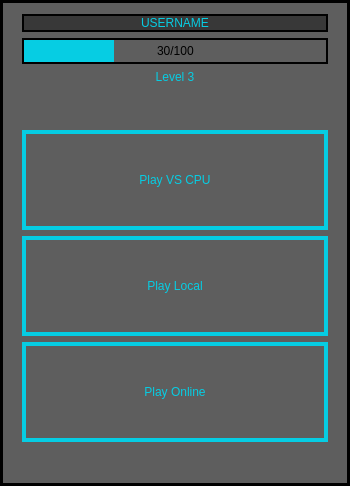
     <widget class="QFrame" name="MenuFrame">
      <property name="sizePolicy">
       <sizepolicy hsizetype="Preferred" vsizetype="Preferred">
        <horstretch>0</horstretch>
        <verstretch>0</verstretch>
       </sizepolicy>
      </property>
      <property name="minimumSize">
       <size>
        <width>350</width>
        <height>0</height>
       </size>
      </property>
      <property name="styleSheet">
       <string notr="true">background-color: rgb(94, 94, 94);</string>
      </property>
      <property name="frameShape">
       <enum>QFrame::Box</enum>
      </property>
      <property name="frameShadow">
       <enum>QFrame::Plain</enum>
      </property>
      <property name="lineWidth">
       <number>3</number>
      </property>
      <property name="midLineWidth">
       <number>0</number>
      </property>
      <layout class="QGridLayout" name="gridLayout_3">
       <item row="0" column="0">
        <spacer name="horizontalSpacer_3">
         <property name="orientation">
          <enum>Qt::Horizontal</enum>
         </property>
         <property name="sizeType">
          <enum>QSizePolicy::Fixed</enum>
         </property>
         <property name="sizeHint" stdset="0">
          <size>
           <width>8</width>
           <height>10</height>
          </size>
         </property>
        </spacer>
       </item>
       <item row="0" column="2">
        <spacer name="horizontalSpacer_4">
         <property name="orientation">
          <enum>Qt::Horizontal</enum>
         </property>
         <property name="sizeType">
          <enum>QSizePolicy::Fixed</enum>
         </property>
         <property name="sizeHint" stdset="0">
          <size>
           <width>8</width>
           <height>20</height>
          </size>
         </property>
        </spacer>
       </item>
       <item row="0" column="1">
        <layout class="QVBoxLayout" name="verticalLayout_3">
         <item>
          <widget class="QLabel" name="Username">
           <property name="sizePolicy">
            <sizepolicy hsizetype="Preferred" vsizetype="Fixed">
             <horstretch>0</horstretch>
             <verstretch>0</verstretch>
            </sizepolicy>
           </property>
           <property name="layoutDirection">
            <enum>Qt::LeftToRight</enum>
           </property>
           <property name="autoFillBackground">
            <bool>false</bool>
           </property>
           <property name="styleSheet">
            <string notr="true">font: 75 20pt &quot;MS Shell Dlg 2&quot;;
border: 2px solid rgb(0, 0, 0);
color: rgb(6, 205, 227);
background-color: rgb(56, 56, 56);</string>
           </property>
           <property name="text">
            <string>USERNAME</string>
           </property>
           <property name="scaledContents">
            <bool>false</bool>
           </property>
           <property name="alignment">
            <set>Qt::AlignCenter</set>
           </property>
           <property name="wordWrap">
            <bool>false</bool>
           </property>
          </widget>
         </item>
         <item>
          <widget class="QProgressBar" name="XpBar">
           <property name="sizePolicy">
            <sizepolicy hsizetype="Preferred" vsizetype="Fixed">
             <horstretch>0</horstretch>
             <verstretch>0</verstretch>
            </sizepolicy>
           </property>
           <property name="styleSheet">
            <string notr="true"> QProgressBar { border: 2px solid black; border-radius: 0px; text-align: center;color: black; } QProgressBar::chunk { width: 1px; 
background-color: rgb(6, 205, 227);

}
</string>
           </property>
           <property name="maximum">
            <number>100</number>
           </property>
           <property name="value">
            <number>30</number>
           </property>
           <property name="format">
            <string>%v/%m</string>
           </property>
          </widget>
         </item>
         <item>
          <widget class="QLabel" name="Level">
           <property name="styleSheet">
            <string notr="true">font: 75 15pt &quot;MS Shell Dlg 2&quot;;
color: rgb(6, 205, 227);</string>
           </property>
           <property name="text">
            <string>Level 3</string>
           </property>
           <property name="alignment">
            <set>Qt::AlignCenter</set>
           </property>
          </widget>
         </item>
         <item>
          <spacer name="verticalSpacer_2">
           <property name="orientation">
            <enum>Qt::Vertical</enum>
           </property>
           <property name="sizeType">
            <enum>QSizePolicy::Expanding</enum>
           </property>
           <property name="sizeHint" stdset="0">
            <size>
             <width>20</width>
             <height>40</height>
            </size>
           </property>
          </spacer>
         </item>
         <item>
          <layout class="QVBoxLayout" name="verticalLayout_4">
           <item>
            <widget class="QPushButton" name="CPUPlayButton">
             <property name="sizePolicy">
              <sizepolicy hsizetype="Fixed" vsizetype="Minimum">
               <horstretch>0</horstretch>
               <verstretch>0</verstretch>
              </sizepolicy>
             </property>
             <property name="minimumSize">
              <size>
               <width>150</width>
               <height>100</height>
              </size>
             </property>
             <property name="maximumSize">
              <size>
               <width>400</width>
               <height>16777215</height>
              </size>
             </property>
             <property name="palette">
              <palette>
               <active>
                <colorrole role="WindowText">
                 <brush brushstyle="SolidPattern">
                  <color alpha="255">
                   <red>6</red>
                   <green>205</green>
                   <blue>227</blue>
                  </color>
                 </brush>
                </colorrole>
                <colorrole role="Button">
                 <brush brushstyle="LinearGradientPattern">
                  <gradient startx="0.511000000000000" starty="0.727000000000000" endx="0.528000000000000" endy="0.000000000000000" type="LinearGradient" spread="PadSpread" coordinatemode="ObjectBoundingMode">
                   <gradientstop position="0.431818000000000">
                    <color alpha="255">
                     <red>31</red>
                     <green>31</green>
                     <blue>31</blue>
                    </color>
                   </gradientstop>
                   <gradientstop position="1.000000000000000">
                    <color alpha="255">
                     <red>75</red>
                     <green>75</green>
                     <blue>75</blue>
                    </color>
                   </gradientstop>
                  </gradient>
                 </brush>
                </colorrole>
                <colorrole role="Text">
                 <brush brushstyle="SolidPattern">
                  <color alpha="255">
                   <red>6</red>
                   <green>205</green>
                   <blue>227</blue>
                  </color>
                 </brush>
                </colorrole>
                <colorrole role="ButtonText">
                 <brush brushstyle="SolidPattern">
                  <color alpha="255">
                   <red>6</red>
                   <green>205</green>
                   <blue>227</blue>
                  </color>
                 </brush>
                </colorrole>
                <colorrole role="Base">
                 <brush brushstyle="LinearGradientPattern">
                  <gradient startx="0.511000000000000" starty="0.727000000000000" endx="0.528000000000000" endy="0.000000000000000" type="LinearGradient" spread="PadSpread" coordinatemode="ObjectBoundingMode">
                   <gradientstop position="0.431818000000000">
                    <color alpha="255">
                     <red>31</red>
                     <green>31</green>
                     <blue>31</blue>
                    </color>
                   </gradientstop>
                   <gradientstop position="1.000000000000000">
                    <color alpha="255">
                     <red>75</red>
                     <green>75</green>
                     <blue>75</blue>
                    </color>
                   </gradientstop>
                  </gradient>
                 </brush>
                </colorrole>
                <colorrole role="Window">
                 <brush brushstyle="LinearGradientPattern">
                  <gradient startx="0.511000000000000" starty="0.727000000000000" endx="0.528000000000000" endy="0.000000000000000" type="LinearGradient" spread="PadSpread" coordinatemode="ObjectBoundingMode">
                   <gradientstop position="0.431818000000000">
                    <color alpha="255">
                     <red>31</red>
                     <green>31</green>
                     <blue>31</blue>
                    </color>
                   </gradientstop>
                   <gradientstop position="1.000000000000000">
                    <color alpha="255">
                     <red>75</red>
                     <green>75</green>
                     <blue>75</blue>
                    </color>
                   </gradientstop>
                  </gradient>
                 </brush>
                </colorrole>
                <colorrole role="PlaceholderText">
                 <brush brushstyle="NoBrush">
                  <color alpha="128">
                   <red>6</red>
                   <green>205</green>
                   <blue>227</blue>
                  </color>
                 </brush>
                </colorrole>
               </active>
               <inactive>
                <colorrole role="WindowText">
                 <brush brushstyle="SolidPattern">
                  <color alpha="255">
                   <red>6</red>
                   <green>205</green>
                   <blue>227</blue>
                  </color>
                 </brush>
                </colorrole>
                <colorrole role="Button">
                 <brush brushstyle="LinearGradientPattern">
                  <gradient startx="0.511000000000000" starty="0.727000000000000" endx="0.528000000000000" endy="0.000000000000000" type="LinearGradient" spread="PadSpread" coordinatemode="ObjectBoundingMode">
                   <gradientstop position="0.431818000000000">
                    <color alpha="255">
                     <red>31</red>
                     <green>31</green>
                     <blue>31</blue>
                    </color>
                   </gradientstop>
                   <gradientstop position="1.000000000000000">
                    <color alpha="255">
                     <red>75</red>
                     <green>75</green>
                     <blue>75</blue>
                    </color>
                   </gradientstop>
                  </gradient>
                 </brush>
                </colorrole>
                <colorrole role="Text">
                 <brush brushstyle="SolidPattern">
                  <color alpha="255">
                   <red>6</red>
                   <green>205</green>
                   <blue>227</blue>
                  </color>
                 </brush>
                </colorrole>
                <colorrole role="ButtonText">
                 <brush brushstyle="SolidPattern">
                  <color alpha="255">
                   <red>6</red>
                   <green>205</green>
                   <blue>227</blue>
                  </color>
                 </brush>
                </colorrole>
                <colorrole role="Base">
                 <brush brushstyle="LinearGradientPattern">
                  <gradient startx="0.511000000000000" starty="0.727000000000000" endx="0.528000000000000" endy="0.000000000000000" type="LinearGradient" spread="PadSpread" coordinatemode="ObjectBoundingMode">
                   <gradientstop position="0.431818000000000">
                    <color alpha="255">
                     <red>31</red>
                     <green>31</green>
                     <blue>31</blue>
                    </color>
                   </gradientstop>
                   <gradientstop position="1.000000000000000">
                    <color alpha="255">
                     <red>75</red>
                     <green>75</green>
                     <blue>75</blue>
                    </color>
                   </gradientstop>
                  </gradient>
                 </brush>
                </colorrole>
                <colorrole role="Window">
                 <brush brushstyle="LinearGradientPattern">
                  <gradient startx="0.511000000000000" starty="0.727000000000000" endx="0.528000000000000" endy="0.000000000000000" type="LinearGradient" spread="PadSpread" coordinatemode="ObjectBoundingMode">
                   <gradientstop position="0.431818000000000">
                    <color alpha="255">
                     <red>31</red>
                     <green>31</green>
                     <blue>31</blue>
                    </color>
                   </gradientstop>
                   <gradientstop position="1.000000000000000">
                    <color alpha="255">
                     <red>75</red>
                     <green>75</green>
                     <blue>75</blue>
                    </color>
                   </gradientstop>
                  </gradient>
                 </brush>
                </colorrole>
                <colorrole role="PlaceholderText">
                 <brush brushstyle="NoBrush">
                  <color alpha="128">
                   <red>6</red>
                   <green>205</green>
                   <blue>227</blue>
                  </color>
                 </brush>
                </colorrole>
               </inactive>
               <disabled>
                <colorrole role="WindowText">
                 <brush brushstyle="SolidPattern">
                  <color alpha="255">
                   <red>6</red>
                   <green>205</green>
                   <blue>227</blue>
                  </color>
                 </brush>
                </colorrole>
                <colorrole role="Button">
                 <brush brushstyle="LinearGradientPattern">
                  <gradient startx="0.511000000000000" starty="0.727000000000000" endx="0.528000000000000" endy="0.000000000000000" type="LinearGradient" spread="PadSpread" coordinatemode="ObjectBoundingMode">
                   <gradientstop position="0.431818000000000">
                    <color alpha="255">
                     <red>31</red>
                     <green>31</green>
                     <blue>31</blue>
                    </color>
                   </gradientstop>
                   <gradientstop position="1.000000000000000">
                    <color alpha="255">
                     <red>75</red>
                     <green>75</green>
                     <blue>75</blue>
                    </color>
                   </gradientstop>
                  </gradient>
                 </brush>
                </colorrole>
                <colorrole role="Text">
                 <brush brushstyle="SolidPattern">
                  <color alpha="255">
                   <red>6</red>
                   <green>205</green>
                   <blue>227</blue>
                  </color>
                 </brush>
                </colorrole>
                <colorrole role="ButtonText">
                 <brush brushstyle="SolidPattern">
                  <color alpha="255">
                   <red>6</red>
                   <green>205</green>
                   <blue>227</blue>
                  </color>
                 </brush>
                </colorrole>
                <colorrole role="Base">
                 <brush brushstyle="LinearGradientPattern">
                  <gradient startx="0.511000000000000" starty="0.727000000000000" endx="0.528000000000000" endy="0.000000000000000" type="LinearGradient" spread="PadSpread" coordinatemode="ObjectBoundingMode">
                   <gradientstop position="0.431818000000000">
                    <color alpha="255">
                     <red>31</red>
                     <green>31</green>
                     <blue>31</blue>
                    </color>
                   </gradientstop>
                   <gradientstop position="1.000000000000000">
                    <color alpha="255">
                     <red>75</red>
                     <green>75</green>
                     <blue>75</blue>
                    </color>
                   </gradientstop>
                  </gradient>
                 </brush>
                </colorrole>
                <colorrole role="Window">
                 <brush brushstyle="LinearGradientPattern">
                  <gradient startx="0.511000000000000" starty="0.727000000000000" endx="0.528000000000000" endy="0.000000000000000" type="LinearGradient" spread="PadSpread" coordinatemode="ObjectBoundingMode">
                   <gradientstop position="0.431818000000000">
                    <color alpha="255">
                     <red>31</red>
                     <green>31</green>
                     <blue>31</blue>
                    </color>
                   </gradientstop>
                   <gradientstop position="1.000000000000000">
                    <color alpha="255">
                     <red>75</red>
                     <green>75</green>
                     <blue>75</blue>
                    </color>
                   </gradientstop>
                  </gradient>
                 </brush>
                </colorrole>
                <colorrole role="PlaceholderText">
                 <brush brushstyle="NoBrush">
                  <color alpha="128">
                   <red>6</red>
                   <green>205</green>
                   <blue>227</blue>
                  </color>
                 </brush>
                </colorrole>
               </disabled>
              </palette>
             </property>
             <property name="cursor">
              <cursorShape>PointingHandCursor</cursorShape>
             </property>
             <property name="autoFillBackground">
              <bool>false</bool>
             </property>
             <property name="styleSheet">
              <string notr="true">QPushButton
                             {
                            background-color: qlineargradient(spread:pad, x1:0.511, y1:0.727, 		x2:0.528, y2:0, stop:0.431818 rgba(31, 31, 31, 255), stop:1 rgba(75, 75, 75, 255));
font: 20pt &quot;High Tower Text&quot;;
color: rgb(6, 205, 227);
border: 4px solid rgb(6, 205, 227);
                             }
                             QPushButton::hover {
							
background-color: qradialgradient(spread:pad, cx:0.545, cy:0.0568182, radius:1.39, fx:0.528249, fy:0.33, stop:0.420455 rgba(75, 75, 75, 255), stop:1 rgba(56, 56, 56, 255));
}


                             QPushButton::pressed
                             {
                             
	background-color: qradialgradient(spread:pad, cx:0.545, cy:0.0568182, radius:1.39, fx:0.528249, fy:0.33, stop:0.431818 rgba(110, 110, 110, 255), stop:1 rgba(99, 99, 99, 255));
                             }

</string>
             </property>
             <property name="text">
              <string>Play VS CPU</string>
             </property>
            </widget>
           </item>
           <item>
            <widget class="QPushButton" name="LocalPlayButton">
             <property name="sizePolicy">
              <sizepolicy hsizetype="Fixed" vsizetype="Minimum">
               <horstretch>0</horstretch>
               <verstretch>0</verstretch>
              </sizepolicy>
             </property>
             <property name="minimumSize">
              <size>
               <width>150</width>
               <height>100</height>
              </size>
             </property>
             <property name="maximumSize">
              <size>
               <width>400</width>
               <height>16777215</height>
              </size>
             </property>
             <property name="cursor">
              <cursorShape>PointingHandCursor</cursorShape>
             </property>
             <property name="styleSheet">
              <string notr="true">QPushButton
                             {
                            background-color: qlineargradient(spread:pad, x1:0.511, y1:0.727, 		x2:0.528, y2:0, stop:0.431818 rgba(31, 31, 31, 255), stop:1 rgba(75, 75, 75, 255));
font: 20pt &quot;High Tower Text&quot;;
color: rgb(6, 205, 227);
border: 4px solid rgb(6, 205, 227);
                             }
                             QPushButton::hover {
							
background-color: qradialgradient(spread:pad, cx:0.545, cy:0.0568182, radius:1.39, fx:0.528249, fy:0.33, stop:0.420455 rgba(75, 75, 75, 255), stop:1 rgba(56, 56, 56, 255));
}


                             QPushButton::pressed
                             {
                             
	background-color: qradialgradient(spread:pad, cx:0.545, cy:0.0568182, radius:1.39, fx:0.528249, fy:0.33, stop:0.431818 rgba(110, 110, 110, 255), stop:1 rgba(99, 99, 99, 255));
                             }

</string>
             </property>
             <property name="text">
              <string>Play Local</string>
             </property>
            </widget>
           </item>
           <item>
            <widget class="QPushButton" name="OnlinePlayButton">
             <property name="enabled">
              <bool>false</bool>
             </property>
             <property name="sizePolicy">
              <sizepolicy hsizetype="Fixed" vsizetype="Minimum">
               <horstretch>0</horstretch>
               <verstretch>0</verstretch>
              </sizepolicy>
             </property>
             <property name="minimumSize">
              <size>
               <width>150</width>
               <height>100</height>
              </size>
             </property>
             <property name="maximumSize">
              <size>
               <width>400</width>
               <height>16777215</height>
              </size>
             </property>
             <property name="cursor">
              <cursorShape>ArrowCursor</cursorShape>
             </property>
             <property name="toolTip">
              <string>You're offline. Connect to the internet to play online.</string>
             </property>
             <property name="styleSheet">
              <string notr="true">QPushButton
                             {
                            
	
	background-color: rgb(94, 94, 94);
font: 20pt &quot;High Tower Text&quot;;
color: rgb(6, 205, 227);
border: 4px solid rgb(6, 205, 227);
                             }
QToolTip {
	font: 75 9pt &quot;MS Shell Dlg 2&quot;;
	color: rgb(6, 205, 227);
	background-color: rgb(32, 32, 32);
border:0px;
}
</string>
             </property>
             <property name="text">
              <string>Play Online</string>
             </property>
            </widget>
           </item>
          </layout>
         </item>
        </layout>
       </item>
       <item row="1" column="1">
        <spacer name="verticalSpacer">
         <property name="orientation">
          <enum>Qt::Vertical</enum>
         </property>
         <property name="sizeType">
          <enum>QSizePolicy::Fixed</enum>
         </property>
         <property name="sizeHint" stdset="0">
          <size>
           <width>20</width>
           <height>30</height>
          </size>
         </property>
        </spacer>
       </item>
      </layout>
     </widget>
